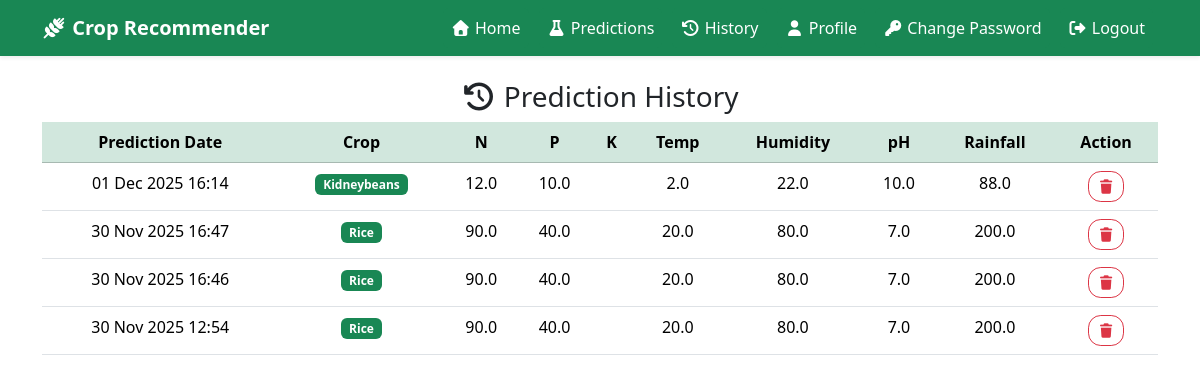
Page /history/ (signed in) on the committed database.
### recommender/models.py (models this page shows, shortened)
class Prediction(models.Model):
    user = models.ForeignKey(User,on_delete=models.CASCADE,related_name='predictions')
    N = models.FloatField()
    P = models.FloatField()
    k = models.FloatField()
    temperature = models.FloatField()
    humidity = models.FloatField()
    ph = models.FloatField()
    rainfall =  models.FloatField()
    Predicted_label = models.CharField(max_length=100)
    created_at = models.DateTimeField(auto_now_add=True)
    class Meta:
        ordering = ['-created_at']

### recommender/views.py (the view)
# urls.py: path('history/', user_history_view, name='user_history'),
@login_required
def user_history_view(request):
    predictions = Prediction.objects.filter(user=request.user)
    return render(request, "history.html", {"predictions": predictions})

### recommender/templates/history.html (shortened to what this page needs)
{% extends "base.html" %}
{% load static %}
{% block content %}
<div class="text-center">
    <h3><i class="fa-solid fa-clock-rotate-left"></i> Prediction History</h3>
    <table class="table">
        <thead class="table-success">
            <tr>
                <th>Prediction Date</th>
                <th>Crop</th>
                <th>N</th>
                <th>P</th>
                <th>K</th>
                <th>Temp</th>
                <th>Humidity</th>
                <th>pH</th>
                <th>Rainfall</th>
                <th>Action</th>
            </tr>
        </thead>
        <tbody>
            {% for p in predictions %}
            <tr>
                <td>{{ p.created_at|date:"d M Y H:i" }}</td>
                <td><span class="badge bg-success">{{ p.Predicted_label|title }}</span></td>
                <td>{{ p.N }}</td>
                <td>{{ p.P }}</td>
                <td>{{ p.K }}</td>
                <td>{{ p.temperature }}</td>
                <td>{{ p.humidity }}</td>
                <td>{{ p.ph }}</td>
                <td>{{ p.rainfall }}</td>
                <td>
                    <a href="{% url 'user_delete_prediction' p.id %}"
                       class="btn btn-outline-danger btn-sm"
                       onclick="return confirm('Delete this entry? This cannot be undone');">
                        <i class="fa-solid fa-trash"></i>
                    </a>
                </td>
            </tr>
            {% empty %}
            <tr>
                <td colspan="10" class="text-center text-muted">
                    No prediction history found.
                </td>
            </tr>
            {% endfor %}
        </tbody>
    </table>
</div>
{% endblock %}

### recommender/static/css/style.css (style rules this page uses)
.btn { border-radius: .8rem; }

### rows in the picture
Prediction: created_at "01 Dec 2025 16:14", Predicted_label "Kidneybeans", N "12.0", P "10.0", temperature "2.0", humidity "22.0", ph "10.0", rainfall "88.0"
Prediction: created_at "30 Nov 2025 16:47", Predicted_label "Rice", N "90.0", P "40.0", temperature "20.0", humidity "80.0", ph "7.0", rainfall "200.0"
Prediction: created_at "30 Nov 2025 16:46", Predicted_label "Rice", N "90.0", P "40.0", temperature "20.0", humidity "80.0", ph "7.0", rainfall "200.0"
Prediction: created_at "30 Nov 2025 12:54", Predicted_label "Rice", N "90.0", P "40.0", temperature "20.0", humidity "80.0", ph "7.0", rainfall "200.0"
